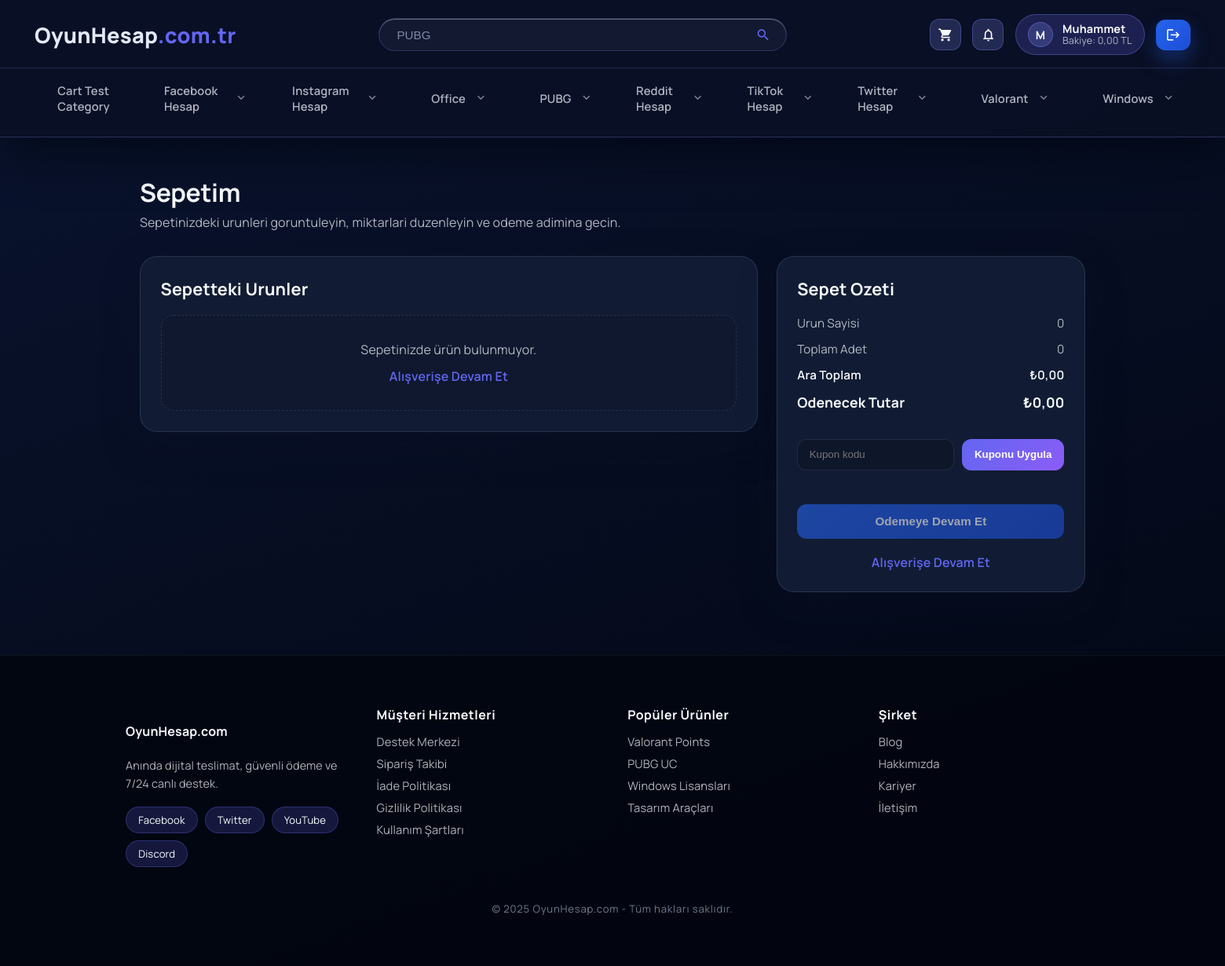
/cart.php (signed in), run on the app's committed database.
### tables this page shows
CREATE TABLE IF NOT EXISTS users (
    id INT AUTO_INCREMENT PRIMARY KEY,
    name VARCHAR(150) NOT NULL,
    email VARCHAR(150) NOT NULL UNIQUE,
    password_hash VARCHAR(255) NOT NULL,
    role ENUM('super_admin','admin','finance','support','content','customer') NOT NULL DEFAULT 'customer',
    balance DECIMAL(12,2) NOT NULL DEFAULT 0,
    status ENUM('active','inactive') NOT NULL DEFAULT 'active',
    low_balance_since DATETIME NULL DEFAULT NULL,
    created_at DATETIME NOT NULL DEFAULT CURRENT_TIMESTAMP,
    updated_at DATETIME NULL DEFAULT NULL ON UPDATE CURRENT_TIMESTAMP
);

CREATE TABLE IF NOT EXISTS categories (
    id INT AUTO_INCREMENT PRIMARY KEY,
    parent_id INT NULL,
    name VARCHAR(150) NOT NULL,
    icon VARCHAR(150) NULL,
    image VARCHAR(255) NULL,
    description TEXT NULL,
    created_at DATETIME NOT NULL DEFAULT CURRENT_TIMESTAMP,
    updated_at DATETIME NULL DEFAULT NULL ON UPDATE CURRENT_TIMESTAMP,
    FOREIGN KEY (parent_id) REFERENCES categories(id) ON DELETE SET NULL
);

CREATE TABLE IF NOT EXISTS products (
    id INT AUTO_INCREMENT PRIMARY KEY,
    category_id INT NOT NULL,
    name VARCHAR(150) NOT NULL,
    sku VARCHAR(150) NULL,
    description TEXT NULL,
    image_url VARCHAR(255) NULL,
    short_description TEXT NULL,
    cost_price_try DECIMAL(12,2) NULL,
    price DECIMAL(12,2) NOT NULL DEFAULT 0,
    status ENUM('active','inactive') NOT NULL DEFAULT 'active',
    views_count INT NOT NULL DEFAULT 0,
    created_at DATETIME NOT NULL DEFAULT CURRENT_TIMESTAMP,
    updated_at DATETIME NULL DEFAULT NULL ON UPDATE CURRENT_TIMESTAMP,
    FOREIGN KEY (category_id) REFERENCES categories(id)
);

### theme/pages/cart.php (the view, shortened to what the rows shown need)
<?php
$cartData = isset($cart) ? $cart : array();
$cartItems = isset($cartData['items']) && is_array($cartData['items']) ? $cartData['items'] : array();
$cartTotals = isset($cartData['totals']) && is_array($cartData['totals']) ? $cartData['totals'] : array();
$hasItems = !empty($cartItems);
$subtotalFormatted = isset($cartTotals['subtotal_formatted']) ? $cartTotals['subtotal_formatted'] : Helpers::formatCurrency(0, 'TRY');
$itemCount = isset($cartTotals['total_items']) ? (int)$cartTotals['total_items'] : 0;
$quantityCount = isset($cartTotals['total_quantity']) ? (int)$cartTotals['total_quantity'] : 0;
$grandTotalFormatted = isset($cartTotals['grand_total_formatted']) ? $cartTotals['grand_total_formatted'] : $subtotalFormatted;
$appliedCoupon = isset($cartTotals['coupon']) && is_array($cartTotals['coupon']) ? $cartTotals['coupon'] : null;
$isLoggedInCart = isset($isLoggedIn) ? (bool)$isLoggedIn : false;
?>
<section class="cart" data-cart-page>
    <header class="cart__header">
        <h1>Sepetim</h1>
        <p>Sepetinizdeki urunleri goruntuleyin, miktarlari duzenleyin ve odeme adimina gecin.</p>
    </header>
    <div class="cart__grid">
        <div class="cart__panel cart__panel--items">
            <div class="cart__panel-header">
                <h2>Sepetteki Urunler</h2>
            </div>
            <?php if ($hasItems): ?>
                <div class="cart-items">
                    <?php foreach ($cartItems as $item): ?>
                        <?php
                            $productId = isset($item['id']) ? (int)$item['id'] : 0;
                            $quantity = isset($item['quantity']) ? (int)$item['quantity'] : 1;
                            $lineTotal = isset($item['line_total_formatted']) ? $item['line_total_formatted'] : Helpers::formatCurrency(0, 'TRY');
                            $unitPrice = isset($item['price_formatted']) ? $item['price_formatted'] : Helpers::formatCurrency(0, 'TRY');
                            $productName = isset($item['name']) ? $item['name'] : 'Urun';
                            $productImage = isset($item['image']) && $item['image'] !== '' ? $item['image'] : '/theme/assets/images/placeholder.png';
                        ?>
                        <article class="cart-item" data-cart-item data-product-id="<?= $productId ?>" data-quantity="<?= $quantity ?>">
                            <div class="cart-item__media">
                                <img src="<?= htmlspecialchars($productImage) ?>" alt="<?= htmlspecialchars($productName) ?>">
                            </div>
                            <div class="cart-item__details">
                                <div class="cart-item__top">
                                    <h3><?= htmlspecialchars($productName) ?></h3>
                                    <button class="cart-item__remove" type="button" data-cart-remove data-product-id="<?= $productId ?>" aria-label="Urunu kaldir">
                                        <span class="material-icons" aria-hidden="true">delete_outline</span>
                                    </button>
                                </div>
                                <div class="cart-item__meta">
                                    <span class="cart-item__unit"><?= htmlspecialchars($unitPrice) ?></span>
                                    <div class="cart-item__quantity">
                                        <button class="cart-item__qty-btn" type="button" data-cart-step data-product-id="<?= $productId ?>" data-delta="-1" aria-label="Adeti azalt">
                                            <span class="material-icons" aria-hidden="true">remove</span>
                                        </button>
                                        <span class="cart-item__qty" data-cart-quantity><?= $quantity ?></span>
                                        <button class="cart-item__qty-btn" type="button" data-cart-step data-product-id="<?= $productId ?>" data-delta="1" aria-label="Adeti artir">
                                            <span class="material-icons" aria-hidden="true">add</span>
                                        </button>
                                    </div>
                                    <span class="cart-item__total" data-cart-line-total><?= htmlspecialchars($lineTotal) ?></span>
                                </div>
                            </div>
                        </article>
                    <?php endforeach; ?>
                </div>
            <?php else: ?>
                <div class="cart-empty">
                    <p>Sepetinizde ürün bulunmuyor.</p>
                    <a class="cart-empty__link" href="/kategori/">Alışverişe Devam Et</a>
                </div>
            <?php endif; ?>
        </div>
        <aside class="cart__panel cart__panel--summary">
            <div class="cart__panel-header">
                <h2>Sepet Ozeti</h2>
            </div>
            <dl class="cart-summary">
                <div>
                    <dt>Urun Sayisi</dt>
                    <dd data-cart-total-items><?= $itemCount ?></dd>
                </div>
                <div>
                    <dt>Toplam Adet</dt>
                    <dd data-cart-total-quantity><?= $quantityCount ?></dd>
                </div>
                <div class="cart-summary__subtotal">
                    <dt>Ara Toplam</dt>
                    <dd data-cart-subtotal><?= htmlspecialchars($subtotalFormatted) ?></dd>
                </div>
                <div class="cart-summary__total">
                    <dt>Odenecek Tutar</dt>
                    <dd data-cart-grand-total><?= htmlspecialchars($grandTotalFormatted) ?></dd>
                </div>
            </dl>
            <div class="cart-coupon">
                <?php if ($appliedCoupon): ?>
                    <div class="cart-coupon__applied">
                        <div class="cart-coupon__details">
                            <span class="cart-coupon__code"><?= htmlspecialchars($appliedCoupon['code']) ?></span>
                            <?php if (!empty($appliedCoupon['label'])): ?>
                                <span class="cart-coupon__label"><?= htmlspecialchars($appliedCoupon['label']) ?></span>
                            <?php endif; ?>
                        </div>
                        <button type="button" class="cart-coupon__remove" data-cart-coupon-remove>Kuponu Kaldir</button>
                    </div>
                <?php else: ?>
                    <form class="cart-coupon__form" data-cart-coupon-form>
                        <label class="cart-coupon__input">
                            <input type="text" name="coupon_code" placeholder="Kupon kodu" required<?= $isLoggedInCart ? '' : ' disabled' ?>>
                        </label>
                        <button type="submit" class="cart-coupon__apply"<?= $isLoggedInCart ? '' : ' disabled' ?>>Kuponu Uygula</button>
                    </form>
                <?php endif; ?>
            </div>
            <div class="cart-summary__actions">
                <button type="button" class="cart-summary__button cart-summary__button--primary" data-checkout-trigger data-method="card"<?= $hasItems ? '' : ' disabled' ?>>
                    Odemeye Devam Et
                </button>
            </div>
            <div class="cart-summary__footer">
                <a href="/kategori/" class="cart-summary__link">Alışverişe Devam Et</a>
            </div>
        </aside>
    </div>
</section>

### theme/partials/nav.php (shortened to what the rows shown need)
<?php
$navItems = isset($GLOBALS['theme_nav_categories']) ? $GLOBALS['theme_nav_categories'] : array();
$isLoggedInHeader = !empty($_SESSION['user']);
$currentUser = $isLoggedInHeader ? $_SESSION['user'] : null;
$userName = $currentUser && isset($currentUser['name']) ? trim((string)$currentUser['name']) : '';
$userParts = $userName !== '' ? preg_split('/\s+/', $userName) : array();
$userFirst = $userParts ? array_shift($userParts) : '';
$userLast = $userParts ? implode(' ', $userParts) : '';
$initialsBuilder = function (string $value): string {
    if ($value === '') {
        return '';
    }
    if (function_exists('mb_substr') && function_exists('mb_strtoupper')) {
        return mb_strtoupper(mb_substr($value, 0, 1, 'UTF-8'), 'UTF-8');
    }
    return strtoupper(substr($value, 0, 1));
};
$userInitials = $initialsBuilder($userFirst);
$userBalance = $currentUser && isset($currentUser['balance']) ? (float)$currentUser['balance'] : 0.0;
$userFormattedBalance = number_format($userBalance, 2, ',', '.');
$displayName = trim($userFirst . ' ' . $userLast) !== '' ? trim($userFirst . ' ' . $userLast) : $userName;
?>
<header class="site-header">
    <div class="site-header__main">
        <div class="site-header__actions">
            <?php if (!$isLoggedInHeader): ?>
                <a href="/login.php" class="site-header__pill site-header__pill--primary">
                    <span class="material-icons">login</span>
                    <span>Giriş Yap</span>
                </a>
                <a href="/register.php" class="site-header__pill site-header__pill--success">
                    <span class="material-icons">person_add</span>
                    <span>Kayıt Ol</span>
                </a>
            <?php else: ?>
                <a href="/account" class="site-header__user" data-account-link>
                    <span class="site-header__user-avatar" aria-hidden="true"><?= htmlspecialchars($userInitials !== '' ? $userInitials : 'U', ENT_QUOTES, 'UTF-8') ?></span>
                    <span class="site-header__user-details">
                        <span class="site-header__user-name">
                            <?= htmlspecialchars($displayName !== '' ? $displayName : $userName, ENT_QUOTES, 'UTF-8') ?>
                        </span>
                        <span class="site-header__user-balance">Bakiye: <?= htmlspecialchars($userFormattedBalance, ENT_QUOTES, 'UTF-8') ?> TL</span>
                    </span>
                </a>
                <a href="/logout.php" class="site-header__pill site-header__pill--primary site-header__pill--icon-only" aria-label="Çıkış Yap">
                    <span class="material-icons">logout</span>
                </a>
            <?php endif; ?>
        </div>
    </div>
    <nav class="site-header__nav">
        <ul>
            <?php foreach ($navItems as $item): ?>
                <?php
                    $label = isset($item['title']) ? (string)$item['title'] : (isset($item['name']) ? (string)$item['name'] : 'Menü');
                    $url = isset($item['url']) && $item['url'] !== '' ? (string)$item['url'] : '#';
                    $children = isset($item['children']) && is_array($item['children']) ? $item['children'] : array();
                ?>
                <li class="site-header__nav-item<?= $children ? ' has-children' : '' ?>">
                    <a href="<?= htmlspecialchars($url, ENT_QUOTES, 'UTF-8') ?>" class="site-header__nav-link"<?= isset($item['target']) && $item['target'] === '_blank' ? ' target="_blank" rel="noopener"' : '' ?>>
                        <span class="site-header__nav-avatar">
                        </span>
                        <span><?= htmlspecialchars($label, ENT_QUOTES, 'UTF-8') ?></span>
                        <?php if ($children): ?>
                            <span class="site-header__nav-caret material-icons">expand_more</span>
                        <?php endif; ?>
                    </a>
                </li>
            <?php endforeach; ?>
        </ul>
    </nav>
</header>

### data on the page
users: name "M", name "Muhammet", balance "0,00"
categories: name "Cart Test Category"
categories: name "Facebook Hesap"
categories: name "Instagram Hesap"
categories: name "Office"
categories: name "PUBG"
categories: name "Reddit Hesap"
categories: name "TikTok Hesap"
categories: name "Twitter Hesap"
categories: name "Valorant"
categories: name "Windows"
products: views_count "0"

### other printed values
$subtotalFormatted "₺0,00"
$grandTotalFormatted "₺0,00"
$group['title'] "Müşteri Hizmetleri"
$label "Destek Merkezi"
$label "Sipariş Takibi"
$label "İade Politikası"
$label "Gizlilik Politikası"
$label "Kullanım Şartları"
$group['title'] "Popüler Ürünler"
$label "Valorant Points"
$label "PUBG UC"
$label "Windows Lisansları"
$label "Tasarım Araçları"
$group['title'] "Şirket"
$label "Blog"
